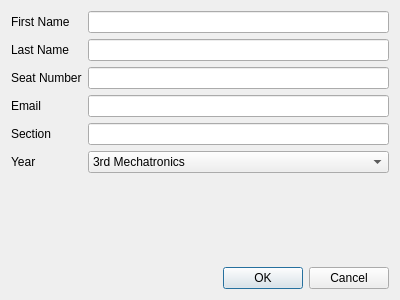
<?xml version="1.0" encoding="UTF-8"?>
<ui version="4.0">
 <class>NewStudentDialog</class>
 <widget class="QDialog" name="NewStudentDialog">
  <property name="geometry">
   <rect>
    <x>0</x>
    <y>0</y>
    <width>400</width>
    <height>300</height>
   </rect>
  </property>
  <property name="windowTitle">
   <string>Dialog</string>
  </property>
  <layout class="QVBoxLayout" name="verticalLayout_2">
   <item>
    <layout class="QVBoxLayout" name="verticalLayout">
     <property name="sizeConstraint">
      <enum>QLayout::SetMaximumSize</enum>
     </property>
     <item>
      <layout class="QFormLayout" name="formLayout">
       <item row="0" column="0">
        <widget class="QLabel" name="firstNameLabel">
         <property name="text">
          <string>First Name</string>
         </property>
        </widget>
       </item>
       <item row="0" column="1">
        <widget class="QLineEdit" name="firstNameLineEdit"/>
       </item>
       <item row="1" column="0">
        <widget class="QLabel" name="lastNameLabel">
         <property name="text">
          <string>Last Name</string>
         </property>
        </widget>
       </item>
       <item row="1" column="1">
        <widget class="QLineEdit" name="lastNameLineEdit"/>
       </item>
       <item row="2" column="0">
        <widget class="QLabel" name="seatNumberLabel">
         <property name="text">
          <string>Seat Number</string>
         </property>
        </widget>
       </item>
       <item row="2" column="1">
        <widget class="QLineEdit" name="seatNumberLineEdit"/>
       </item>
       <item row="3" column="0">
        <widget class="QLabel" name="emailLabel">
         <property name="text">
          <string>Email</string>
         </property>
        </widget>
       </item>
       <item row="3" column="1">
        <widget class="QLineEdit" name="emailLineEdit"/>
       </item>
       <item row="4" column="0">
        <widget class="QLabel" name="sectionLabel">
         <property name="text">
          <string>Section</string>
         </property>
        </widget>
       </item>
       <item row="4" column="1">
        <widget class="QLineEdit" name="sectionLineEdit"/>
       </item>
       <item row="5" column="0">
        <widget class="QLabel" name="yearLabel">
         <property name="text">
          <string>Year</string>
         </property>
        </widget>
       </item>
       <item row="5" column="1">
        <widget class="QComboBox" name="yearComboBox">
         <item>
          <property name="text">
           <string>3rd Mechatronics</string>
          </property>
         </item>
        </widget>
       </item>
      </layout>
     </item>
     <item>
      <spacer name="verticalSpacer">
       <property name="orientation">
        <enum>Qt::Vertical</enum>
       </property>
       <property name="sizeHint" stdset="0">
        <size>
         <width>20</width>
         <height>40</height>
        </size>
       </property>
      </spacer>
     </item>
     <item>
      <widget class="QDialogButtonBox" name="buttonBox">
       <property name="orientation">
        <enum>Qt::Horizontal</enum>
       </property>
       <property name="standardButtons">
        <set>QDialogButtonBox::Cancel|QDialogButtonBox::Ok</set>
       </property>
      </widget>
     </item>
    </layout>
   </item>
  </layout>
 </widget>
 <resources/>
 <connections>
  <connection>
   <sender>buttonBox</sender>
   <signal>accepted()</signal>
   <receiver>NewStudentDialog</receiver>
   <slot>accept()</slot>
   <hints>
    <hint type="sourcelabel">
     <x>248</x>
     <y>254</y>
    </hint>
    <hint type="destinationlabel">
     <x>157</x>
     <y>274</y>
    </hint>
   </hints>
  </connection>
  <connection>
   <sender>buttonBox</sender>
   <signal>rejected()</signal>
   <receiver>NewStudentDialog</receiver>
   <slot>reject()</slot>
   <hints>
    <hint type="sourcelabel">
     <x>316</x>
     <y>260</y>
    </hint>
    <hint type="destinationlabel">
     <x>286</x>
     <y>274</y>
    </hint>
   </hints>
  </connection>
 </connections>
</ui>
